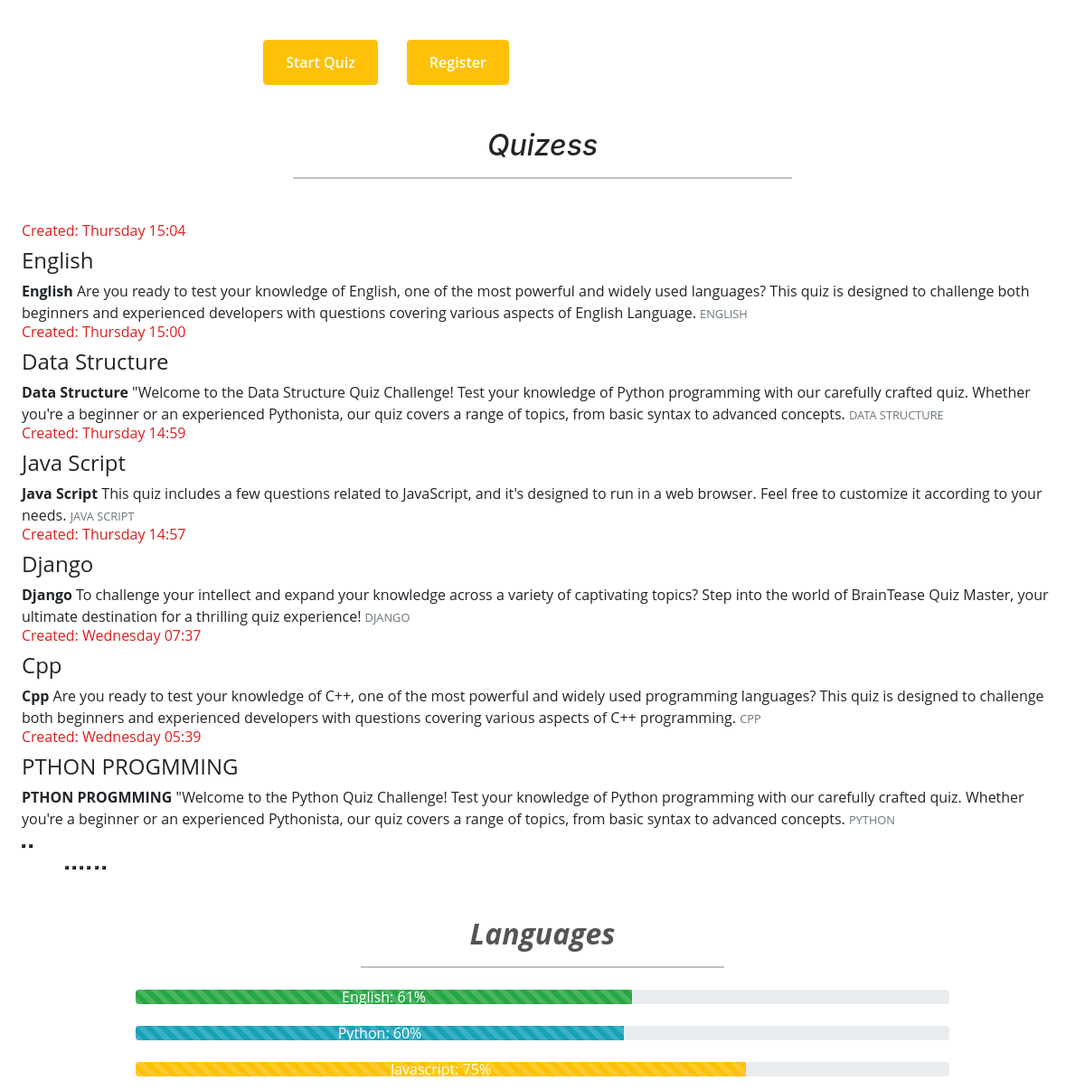
The app's page / (middle part), older data.
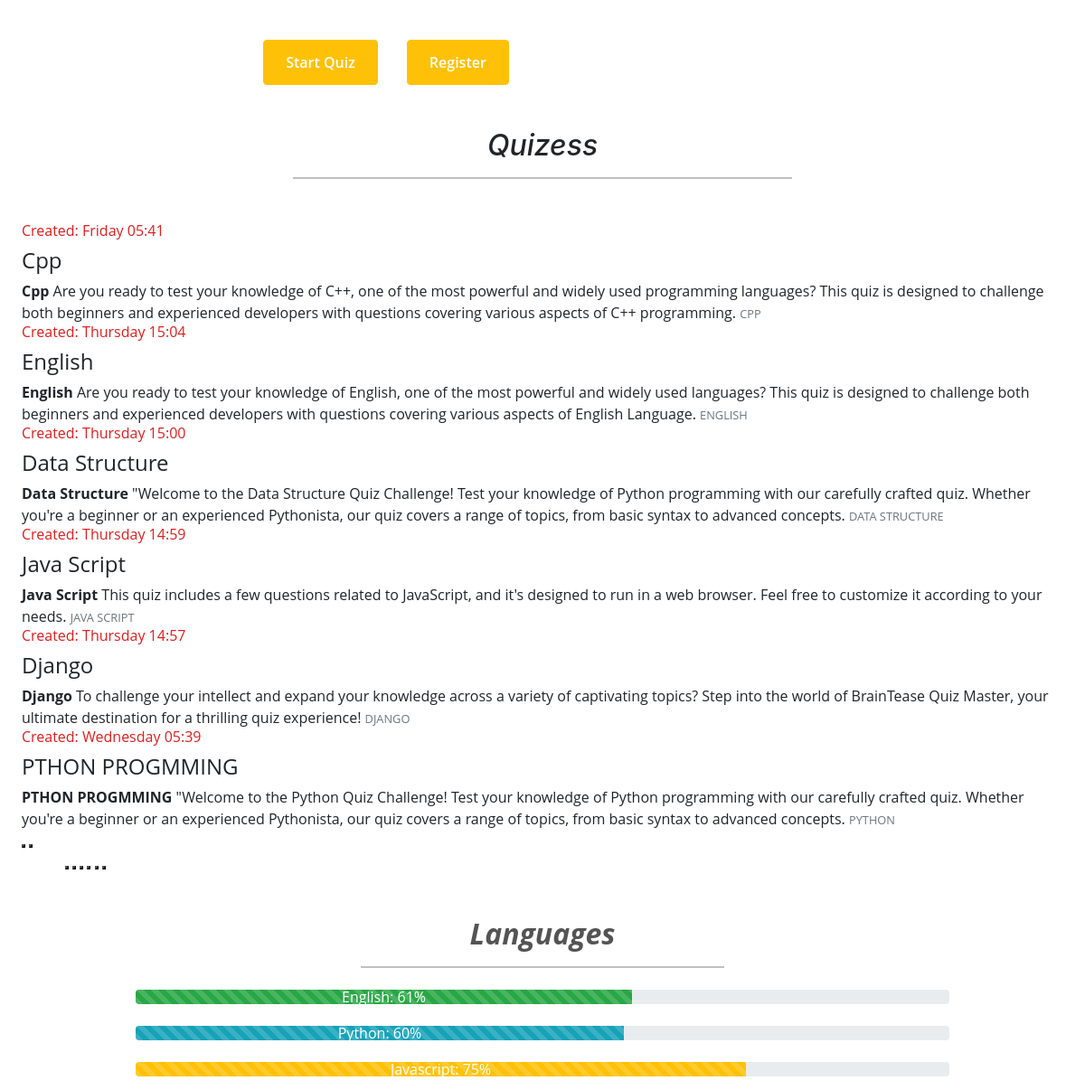
The same page, newer data.
### quizm/models.py (models this page shows, shortened)
class Quiz(models.Model):
    title = models.CharField(max_length=255)
    description = models.TextField()
    category = models.ForeignKey(Category, on_delete=models.CASCADE)
    quiz_file = models.FileField(upload_to='quiz/')
    created_at = models.DateTimeField(auto_now_add=True)
    updated_at = models.DateTimeField(auto_now=True)
    image = models.ImageField(
        upload_to='uploads/', blank=True, null=True)
    class Meta:
        verbose_name_plural = 'Quizzes'

class Category(models.Model):
    name = models.CharField(max_length=15)
    class Meta:
        verbose_name_plural = 'Categories'
    def __str__(self):
        return self.name

### quiz_master/views.py (the view)
# urls.py: 2. Add a URL to urlpatterns:  path('', views.home, name='home')
def home(request, category_slug=None):
    quizzes = Quiz.objects.order_by('-created_at')
    categories = Category.objects.all()
    context = {"user_profile": 'sakil',
               "quizzes": quizzes, "categories": categories}
    return render(request, 'home.html', context)

### templates/home.html (shortened to what this page needs)
{% extends 'base.html' %}
{% block content %}
{% load static %}
<div class=" d-flex flex-wrap ">
    <div>
    </div>
    <div class="card-body my-auto w-50 p-5">
        {% if request.user.is_authenticated%}
        <div class="d-flex mt-5">
            <button class="btn btn-warning  mx-3 sbtn px-4"><a class="text-decoration-none text-white"
                    href="{% url 'all_quiz' %}">Start Quiz</a></button>
        </div>
        {%else%}
        <div class="d-flex mt-5">
            <button class="btn btn-warning  mx-3 sbtn px-4"><a class="text-decoration-none text-white"
                    href="{% url 'user_login' %}">Start Quiz</a></button>
            <button class="btn btn-warning  mx-3 sbtn px-4 "><a class="text-decoration-none text-white"
                    href="{% url 'register' %}">Register</a></button>
        </div>
        {%endif%}
    </div>
</div>
<h2 class="px-5 mx-auto text-center font-italic">Quizess
    <div class="hr-line mt-3"></div>
</h2>
<div
    class="px-4 m swiffy-slider slider-item-show3 slider-nav-dark slider-nav-visible slider-nav-outside slider-item-snapstart my-3 slider-nav-sm my-xl-5 slider-indicators-square slider-indicators-outside slider-indicators-dark slider-nav-animation-slideup slider-nav-animation slider-item-first-visible">
    <div class="slider-container">
        {% for quiz in quizzes %}
        <div class="slide-visible">
            <div>
                <h3 class="mb-0 h6" style="color: rgb(223, 30, 30); --darkreader-inline-color: #ff4646;"
                    data-darkreader-inline-color="">Created:
                    {{ quiz.created_at|date:"l H:i" }}</h3>
                <h3 class="my-2 h4" style="" data-darkreader-inline-color="">
                    {{ quiz.title }}</h3>
                <strong>{{ quiz.title }}</strong> {{ quiz.description }}
                <small class="text-muted text-uppercase">{{ quiz.category }}</small>
            </div>
        </div>
        {% endfor %}
    </div>
    <button type="button" class="slider-nav" aria-label="Go left"></button>
    <button type="button" class="slider-nav slider-nav-next" aria-label="Go left"></button>
    <div class="slider-indicators" style="justify-content:right;margin-left: 3rem;">
        {% for quiz in quizzes %}
        <button {% if forloop.first %}class="active" {% endif %} aria-label="Go to slide"></button>
        {% endfor %}
    </div>
</div>
<div class="w-75 m-auto pb-5 ttext ">
    <h2 class="px-5 mx-auto text-center fw-bold font-italic">Languages
        <div class="hr-line mt-3"></div>
    </h2>
    <div class="progress mt-4" role="progressbar" aria-label="Animated Success example" aria-valuenow="61"
        aria-valuemin="0" aria-valuemax="100">
        <div class="progress-bar progress-bar-animated progress-bar-striped bg-success fs-6" style="width: 61%">
            English:
            61%</div>
    </div>
    <div class="progress my-4" role="progressbar" aria-label="Info example" aria-valuenow="50" aria-valuemin="0"
        aria-valuemax="100">
        <div class="progress-bar progress-bar-animated progress-bar-striped fs-6 bg-info" style="width: 60%">
            Python: 60%</div>
    </div>
    <div class="progress my-4" role="progressbar" aria-label="Warning example" aria-valuenow="75" aria-valuemin="0"
        aria-valuemax="100">
        <div class="progress-bar progress-bar-animated progress-bar-striped fs-6 bg-warning" style="width: 75%">
            Javascript: 75%</div>
    </div>
</div>
{% endblock %}

Row changes from the older to the newer data that the page shows:
removed Quiz: created_at "Wednesday 07:37", title "Cpp", description "Are you ready to test your knowledge of C++, one of the most powerful and widely used programming languages? This quiz is designed to challenge both beginners and experienced developers with questions covering various aspects of C++ programming.", category "CPP"
added Quiz: created_at "Friday 05:41", title "Cpp", description "Are you ready to test your knowledge of C++, one of the most powerful and widely used programming languages? This quiz is designed to challenge both beginners and experienced developers with questions covering various aspects of C++ programming.", category "CPP"
